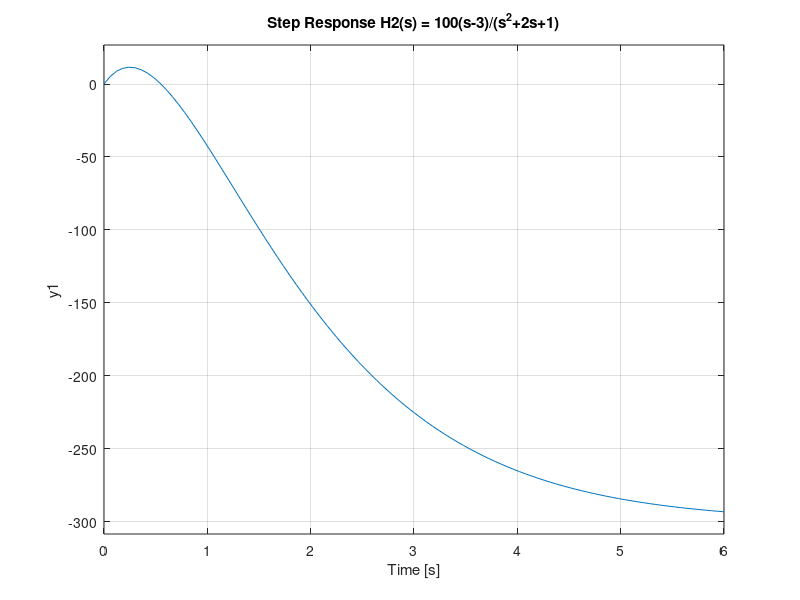

Recreate this plot in MATLAB. (Note: this script raises an error after producing the figure.)

clc; clear; close all;

% H1(s) = 10000(s+3) / (s^2+6s+8)
num1 = 10000 * [1, 3];
den1 = [1, 6, 8];
sys1 = tf(num1, den1);

% H2(s) = 100(s-3) / (s^2+2s+1)
num2 = 100 * [1, -3];
den2 = [1, 2, 1];
sys2 = tf(num2, den2);

fprintf('=== H1(s) ===\n'); sys1
fprintf('=== H2(s) ===\n'); sys2

% --- Poles & Stability ---
p1 = pole(sys1); p2 = pole(sys2);
fprintf('\nH1 poles: '); disp(p1.');
fprintf('H2 poles: '); disp(p2.');

fprintf('\n=== Stability ===\n');
if all(real(p1) < 0)
    fprintf('H1: STABLE\n');
else
    fprintf('H1: UNSTABLE\n');
end
if all(real(p2) < 0)
    fprintf('H2: STABLE\n');
else
    fprintf('H2: UNSTABLE\n');
end

% --- Step Responses ---
figure(1);
subplot(2,1,1);
step(sys1);
title('Step Response H1(s) = 10000(s+3)/(s^2+6s+8)');
grid on;

subplot(2,1,2);
step(sys2);
title('Step Response H2(s) = 100(s-3)/(s^2+2s+1)');
grid on;
sgtitle('Question IX - Step Responses');

% --- Frequency Response H1(w) ---
figure(2);
w = logspace(-2, 4, 1000);
[mag, phase] = bode(sys1, w);
mag = squeeze(mag);
phase = squeeze(phase);

subplot(2,1,1);
semilogx(w, 20*log10(mag), 'b', 'LineWidth', 1.5);
title('H1(\omega) - Magnitude (Bode)');
xlabel('\omega (rad/s)'); ylabel('|H1| (dB)'); grid on;

subplot(2,1,2);
semilogx(w, phase, 'r', 'LineWidth', 1.5);
title('H1(\omega) - Phase');
xlabel('\omega (rad/s)'); ylabel('Phase (deg)'); grid on;

sgtitle('Question IX - Frequency Response H1(\omega)');
